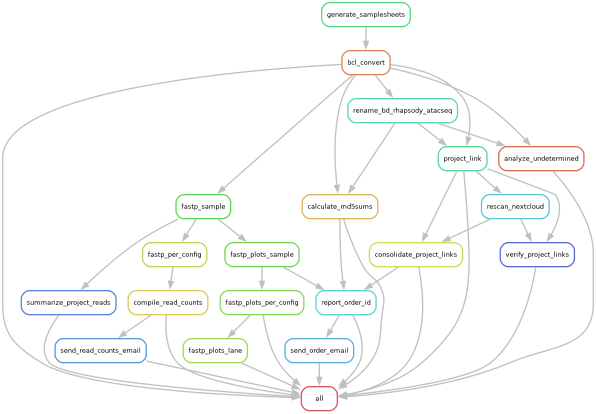
#> input picture rulegraph.png, 1192 x 827 px (shown at 1/2 size)
$ python -i generate_report.py   (imports and definitions only)
#> lines starting #> are read from the running program, lines starting #| are printed output that depends on the picture
import os
import sys
import csv
import glob
import shutil
import json
import re
import base64
import subprocess
from io import BytesIO

# [10 lines left out: function extract_po_number, not called in this run]

def get_image_base64(path, max_width=600, quality=35):
    """
    Load image, compress it, and return base64-encoded string.

    Args:
        path: Path to the image file
        max_width: Maximum width in pixels (maintains aspect ratio)
        quality: JPEG quality (1-95, lower = smaller file)

    Returns:
        Base64-encoded compressed image string
    """
#> called with path = '../rulegraph.png', max_width = 600, quality = 35
    if not os.path.exists(path):
        return None

    try:
        from PIL import Image

        # Open image
        img = Image.open(path)
#> img is the input picture: PIL image 1192x827 RGBA; mean R, G, B, A 249.3, 250.3, 249.4, 254.9

        # Resize if larger than max_width
        if img.width > max_width:
            ratio = max_width / img.width
#> ratio = 0.503
            new_height = int(img.height * ratio)
#> new_height = 416
            img = img.resize((max_width, new_height), Image.Resampling.LANCZOS)
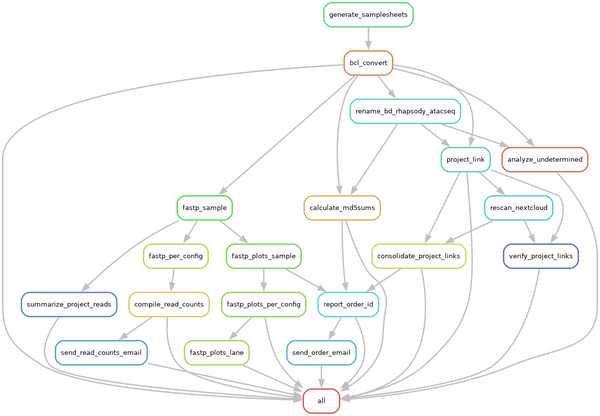
#> img: PIL image 600x416 RGBA; mean R, G, B, A 249, 250, 249, 254.9; transparent parts drawn white

        # Convert RGBA to RGB if needed (for JPEG)
        if img.mode in ('RGBA', 'LA', 'P'):
            background = Image.new('RGB', img.size, (255, 255, 255))
#> background: PIL image 600x416 RGB; every value is 255
            if img.mode == 'P':
                img = img.convert('RGBA')
            background.paste(img, mask=img.split()[-1] if img.mode in ('RGBA', 'LA') else None)
            img = background

        # Save as compressed JPEG to BytesIO
        buffer = BytesIO()
        img.save(buffer, format='JPEG', quality=quality, optimize=True)
        buffer.seek(0)

        # Encode to base64
        return base64.b64encode(buffer.read()).decode('utf-8')

    except ImportError:
        # Fallback if PIL not available - just encode original
        with open(path, "rb") as image_file:
            return base64.b64encode(image_file.read()).decode('utf-8')
    except Exception as e:
        print(f"Error compressing image {path}: {e}")
        # Fallback to original encoding
        try:
            with open(path, "rb") as image_file:
                return base64.b64encode(image_file.read()).decode('utf-8')
        except:
            return None

# [32 lines left out: functions check_md5_file_permissions, get_file_size, parse_lane_from_config, not called in this run]

# 10x/Parse/BD detection: matches the project name OR the Summary "Sample sheet tab"
# entry, so single-cell orders with a plain project name are still recognized.
try:
    from single_cell import is_single_cell_project as is_parse_or_10x
except Exception:
    # [1179 lines left out: functions is_parse_or_10x, rc_index2, barcode_lookup_variants, load_fqtk_sample_ids, compose_plots_base64, parse_flexbar_written_reads and 3 more, not called in this run]

# [80 lines not run here, left out]

>>> result = get_image_base64('../rulegraph.png')
